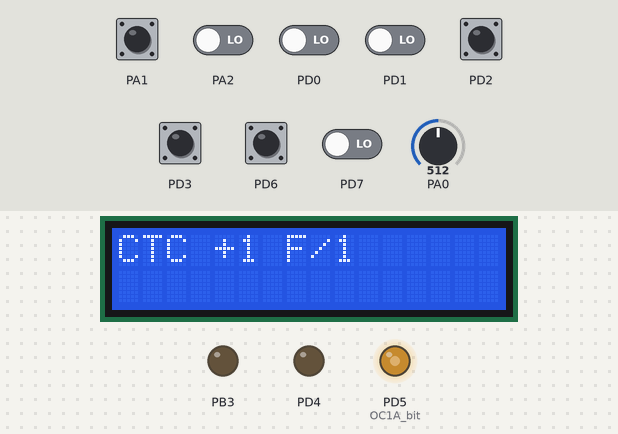
The program below on a simulated ATmega16, built with avr-gcc and emulated at 16 MHz. Parts: 16×2 character LCD, output pins drawn as LEDs (lit = HIGH). Wiring (inferred from the names in the program): character LCD (HD44780): RS PC4; E PC6; data PC0, PC1, PC2, PC3. The test bench sets the inputs (shaded band); at power-on: PA1, PD2, PD3, PD6 HIGH, PA2, PD0, PD1, PD7 LOW, PA0 = 512. Pins used as bus, display or sensor lines are not drawn.

Above: at 1.2 s.
1.3 s: PD2 pulled LOW for 0.15 s
At 2.7 s:
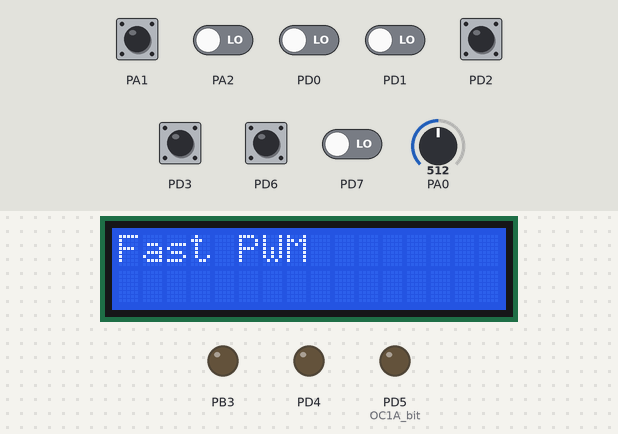
3.0 s: PA2 driven HIGH
4.5 s: PD2 pulled LOW for 1 s
At 6.6 s:
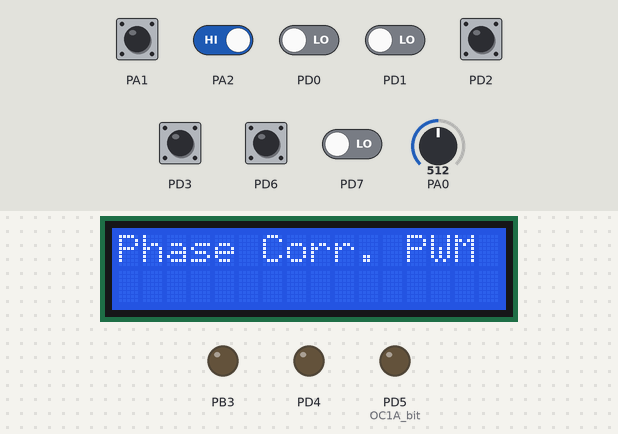
7.1 s: PA2 driven LOW
At 8.4 s:
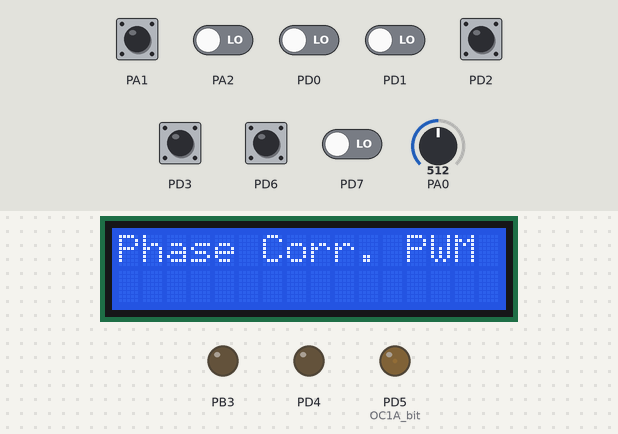
Timing chart, 0 to 9.6 s (numbered marks = the images above; inputs shaded):
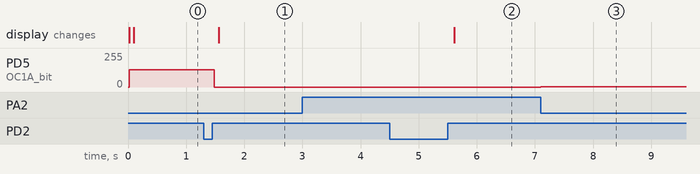

The program:

Main.cpp
```cpp
#include "Main.h"
PWM pwm;

int main( void )
{
	peiph_init();
	lcd_init();

	sei();

	pwm.set_mode_pwm(PWM::CTC);
	while(1)
	{

	}
}

bool push_button (const uint8_t PINX, const uint8_t pin_number, Button &but)
{
	if (!(PINX & 1<<pin_number))
		but.detect = true;
	else
		if ((but.detect == true) && !(but.time ? but.time-- : 0))
		{
			but.time = 70;
			but.detect = false;
			return true;
		}
	return false;
}
```

Main.h
```cpp
#ifndef MAIN_H_
#define MAIN_H_

#define F_CPU 16000000UL

#include <avr/io.h>
#include <avr/interrupt.h>
#include <stdint.h>
#include <stdlib.h>
#include <util/delay.h>
#include <stdio.h>
#include "periph_init.h"
#include "PWM.h"
#include "periodic.h"
#include "LCD/hd44780.h"
#include "screen.h"


#define BIT0 (1<<0)
#define BIT1 (1<<1)
#define BIT2 (1<<2)
#define BIT3 (1<<3)
#define BIT4 (1<<4)
#define BIT5 (1<<5)
#define BIT6 (1<<6)
#define BIT7 (1<<7)


struct Button
{
	bool	detect;
	uint8_t time;
};

/*** Ôóíêöèÿ ïðîâåðêè íàæàòèÿ êíîïêè, åñëè íàæàòà -> çàäåðæêà n òàêòîâ, ïî èñòå÷åíèè âîçâðàùàåò true. Åñëè íå íàæàòà false ***/
// const uint8_t PINX		- èìÿ ïîðòà
// const uint8_t pin_number	- íîìåð ïèíà íà êîòîðîì óñòàíîâëåíà êíîïêà
// Button &but				- ñòðóêòóðà ñîäåðæàùàÿ ôëàã ñðàáàòûâàíèÿ êíîïêè è âðåìÿ çàäåðæêè
bool push_button (const uint8_t PINX, const uint8_t pin_number, Button &but);
#endif
```

PWM.cpp
```cpp
#include "PWM.h"

PWM::PWM()
{
	mode = INITIAL;

	FastPWM_settings._TCCR1A = 0<<WGM11 | 1<< WGM10 | 1<<COM1A1 | 0<<COM1A0;
	FastPWM_settings._TCCR1B = 0<<WGM13 | 1<< WGM12 | 0<<CS12	| 0<<CS11	| 1<<CS10;
	FastPWM_settings._OCR1AH = 0;
	FastPWM_settings._OCR1AL = 0;

	CTC_settings._TCCR1A = 0<<WGM11 | 0<< WGM10 | 0<<COM1A1 | 1<<COM1A0;
	CTC_settings._TCCR1B = 0<<WGM13 | 1<< WGM12 | 0<<CS12	| 0<<CS11	| 1<<CS10;
	CTC_settings._OCR1AH = 0;
	CTC_settings._OCR1AL = 0;

	PhaseCorrect_settings._TCCR1A = 0<<WGM11 | 1<< WGM10 | 1<<COM1A1 | 0<<COM1A0;
	PhaseCorrect_settings._TCCR1B = 0<<WGM13 | 0<< WGM12 | 0<<CS12	 | 0<<CS11	| 1<<CS10;
	PhaseCorrect_settings._OCR1AH = 0;
	PhaseCorrect_settings._OCR1AL = 0;

	PhaseCorrectFreq_settings._TCCR1A = 0<<WGM11 | 1<< WGM10 | 1<<COM1A1 | 0<<COM1A0;
	PhaseCorrectFreq_settings._TCCR1B = 1<<WGM13 | 0<< WGM12 | 0<<CS12	 | 0<<CS11	| 1<<CS10;
	PhaseCorrectFreq_settings._OCR1AH = 0;
	PhaseCorrectFreq_settings._OCR1AL = 0;


	TCCR1A = 0;
	TCCR1B = 0;
	TCNT1H = 0;	TCNT1L = 0;									// îáíóëåíèå ñ÷¸òíîãî ðåãèñòðà
	OCR1AH = 0;	OCR1AL = 0;									// îáíóëåíèå ðåãèñòðà ñðàâíåíèÿ âûõîäíîãî ñèãíàëà

	DDRD	|=	OC1A_bit;									// OC1A ON
	prescaller_value = 1;
}

// âûáîð äåëåíèÿ âõîäíîé ÷àñòîòû
void PWM::set_prescaler(const uint8_t &state)
{
	TCCR1B &=~ ((1<<CS12) | (1<<CS11) | (1<<CS10));
	switch(state)
	{
		case 0: TCCR1B |= (0<<CS12) | (0<<CS11) | (1<<CS10); prescaller_value = 1;  break;	// clk/1
		case 1: TCCR1B |= (0<<CS12) | (1<<CS11) | (0<<CS10); prescaller_value = 8;	break;	// clk/8
		case 2: TCCR1B |= (0<<CS12) | (1<<CS11) | (1<<CS10); prescaller_value = 64; break;	// clk/32
		case 3: TCCR1B |= (1<<CS12) | (0<<CS11) | (0<<CS10); prescaller_value = 256;break;	// clk/64
		case 4:	TCCR1B |= (1<<CS12) | (0<<CS11) | (1<<CS10); prescaller_value = 1024;break;	// clk/128
	}
}

uint16_t PWM::get_prescaler_value() const
{
	return prescaller_value;
}

void PWM::save_settings()
{
	settings *tmp;
	tmp = select_mode(mode);
	tmp->_OCR1AH = OCR1AH;
	tmp->_OCR1AL = OCR1AL;
	tmp->save	 = true;
}

void PWM::set_mode_pwm(_MODE _M)
{
	save_settings();
	mode = _M;
	settings *mode_setting;
	mode_setting = select_mode(mode);

	TCCR1A = mode_setting->_TCCR1A;
	TCCR1B = mode_setting->_TCCR1B;

	if (mode_setting->save)
	{
		OCR1AH = mode_setting->_OCR1AH;
		OCR1AL = mode_setting->_OCR1AL;
	}
	else
	{
		OCR1AH = 0;
		OCR1AL = 0;
	}
}

settings* PWM::select_mode(const uint8_t &mode)
{
	settings* tmp;
	switch(mode)
	{
		case FAST_PWM:				tmp = &FastPWM_settings;			break;
		case CTC:					tmp = &CTC_settings;				break;
		case PHASE_CORRECT:			tmp = &PhaseCorrect_settings;		break;
		case PHASE_FREQ_CORRECT:	tmp = &PhaseCorrectFreq_settings;	break;
		default: return 0;
	}
	return tmp;
}


PWM::~PWM()
{
	TIMSK	&=~ (1<<OCIE1A);
	TCCR1A	= 0;
	TCCR1B	= 0;
	DDRD	&=~ OC1A_bit;
	TCNT1H	= 0;	TCNT1L = 0;									// îáíóëåíèå ñ÷¸òíîãî ðåãèñòðà
	OCR1AH	= 0;	OCR1AL = 0;									// îáíóëåíèå ðåãèñòðà ñðàâíåíèÿ âûõîäíîãî ñèãíàëà
}
```

PWM.h
```cpp
#ifndef __PWM_H__
#define __PWM_H__

#include <stdint.h>
#include "avr/io.h"


#define BIT0 (1<<0)
#define BIT1 (1<<1)
#define BIT2 (1<<2)
#define BIT3 (1<<3)
#define BIT4 (1<<4)
#define BIT5 (1<<5)
#define BIT6 (1<<6)
#define BIT7 (1<<7)

#define OC1A_bit (1<<5)
#define OC1B_bit (1<<4)

struct settings
{
	uint8_t _TCCR1A;
	uint8_t _TCCR1B;
	uint8_t _OCR1AH;
	uint8_t _OCR1AL;
	bool	save;
};

class PWM
{
private:
	uint8_t mode :3;
	uint16_t prescaller_value;
	settings CTC_settings;
	settings FastPWM_settings;
	settings PhaseCorrect_settings;
	settings PhaseCorrectFreq_settings;
	settings* select_mode(const uint8_t &mode);
	void save_settings();

public:
	enum _MODE {INITIAL = 0, FAST_PWM, PHASE_CORRECT,PHASE_FREQ_CORRECT, CTC};
	PWM();
	uint16_t get_prescaler_value() const;
	void set_prescaler(const uint8_t &state);
	void set_mode_pwm(_MODE _M);
	~PWM();
};

#endif //__PWM_H__
```

periodic.cpp
```cpp
#include "periodic.h"

#define LED_FLASHING PORTD ^= BIT4

bool refresh_lcd = false;
uint8_t tim_150ms = 150;

extern PWM	pwm;
uint16_t coeff = 1;
States state = {0,0,0};
Button freq_div = {0,70};
Button mult_div = {0,70};
Button pwm_mode_select = {0,70};
Encoder enc = {0,0,0};

/* Äèñïåò÷åð */
ISR(TIMER2_COMP_vect)
{
	TCNT0 = 0;
	//äåëèòåëü clk
	if(push_button(PIND, 6, freq_div))
	{
		if(++state.prescaller > 4)
			state.prescaller = 0;
		pwm.set_prescaler(state.prescaller);
		refresh_lcd = false;
	}

	//êîýôô. èíêðåìåíòà
	if (push_button(PIND, 3, mult_div))
	{
		if(++state.coeff > 3)
			state.coeff = 0;
		switch(state.coeff)
		{
			case 0: coeff = 1;		break;
			case 1: coeff = 10;		break;
			case 2: coeff = 100;	break;
			case 3: coeff = 1000;	break;
		}
		refresh_lcd = false;
	}

	//âûáîð ðåæèìà ØÈÌ
	if(push_button(PIND, 2, pwm_mode_select))
	{
		if(++state.pwm_mode > 2)
			state.pwm_mode = 0;
		switch(state.pwm_mode)
		{
			case 0: pwm.set_mode_pwm(PWM::CTC);				break;
			case 1: pwm.set_mode_pwm(PWM::FAST_PWM);		break;
			case 2: pwm.set_mode_pwm(PWM::PHASE_CORRECT);	break;
			//case 3: pwm.set_mode_pwm(PWM::PHASE_FREQ_CORRECT);	lcd_puts(" "); lcd_goto(4);	break;
		}
		refresh_lcd = false;
	}

	//ïðîâåðêà ýíêîäåðà
	if((!(PINA & BIT1) || !(PINA & BIT2)) || (enc.detect == true))
	{
		if(enc.init == false)
		{
			enc.detect = true;
			uint16_t tmp = OCR1AH<<8 | OCR1AL;

			if(PINA & BIT1)
			{
				if(coeff <= 0xFFFF - tmp)
				{
					tmp += coeff;
					OCR1AH = (uint8_t)(tmp>>8);
					OCR1AL = (uint8_t)tmp;
				}
				else
				{
					OCR1AH = 0xFF;
					OCR1AL = 0xFF;
				}
			}
			else
			{
				if(tmp >= coeff)
				{
					tmp -= coeff;
					OCR1AH = (uint8_t)(tmp>>8);
					OCR1AL = (uint8_t)tmp;
				}
				else
				{
					OCR1AH = 0x00;
					OCR1AL = 0x00;
				}
			}

			enc.delay = 10;
			enc.init = true;
		}
		if((PINA & BIT1) && (PINA & BIT2) && !(enc.delay ? --enc.delay : 0))
		{
			enc.detect = false;
			enc.init = false;
			refresh_lcd = false;
		}
	}


	//1 ðàç â 100 ìñ
	if((refresh_lcd == false) && (!tim_150ms--))
	{
		refresh_lcd = screen_refresh();		//îáíîâëåíèå lcd
		tim_150ms = 150;
	}


	// çàïóñê ïðåîáðàçîâàíèé ADC
	if(!(ADCSRA & 1<<ADSC))
	{

	}
	ADCSRA |= 1<<ADSC;
}
```

periodic.h
```cpp
#ifndef PERIODIC_H_
#define PERIODIC_H_

#include "Main.h"
struct States
{
	uint8_t	prescaller	:3;
	uint8_t	coeff		:3;
	uint8_t	pwm_mode	:3;
};

struct Encoder
{
	bool	detect;
	bool	init;
	uint8_t delay;
};

ISR(TIMER0_COMP_vect);

#endif
```

periph_init.cpp
```cpp
#include "periph_init.h"

void peiph_init()
{
	DDRB =	BIT3;									// ØÈÌ
	DDRD =	BIT4 | BIT5;							// ñâåòîäèîäû
	PORTD = BIT2 | BIT3 | BIT6;						// êíîïêè
	PORTB = BIT1 | BIT2;							// ýíêîäåð

	//External interrupt initial
	//GICR =	(1<<INT0);								// PD2(16)
	//MCUCR =	(1<<ISC01) | (0<<ISC00);				// ïî ñïàäó

	//ADC initial
	ADMUX	=	(1<<ADLAR)|							// âûðàâíèâàíèå ïî ëåâîìó êðàþ
				(0<<REFS1)|(1<<REFS0);				// îïîðíîå íàïðÿæåíèå îò âíåøíåãî èñòî÷íèêà ïèòàíèÿ

	SFIOR	=	(0<<ADTS2)|(0<<ADTS1)|(0<<ADTS0);	// ïðåîáðàçîâàíèå ïî ïðåðûâàíèþ TIM0 OCR0

	ADCSRA	=	(1<<ADEN); 							// ADC ON
				//(1<<ADSC) |						// âêëþ÷åíèå ïðåîáðàçîâàíèÿ (ñáðàñûâàåòñÿ ïî îêîí÷àíèþ)
				//(1<<ADATE);						// àâòîìàòè÷åñêîå âêëþ÷åíèå ïðåîáðàçîâàíèé

	//TIM2 initial periodic system timer
	TIMSK |= (1<<OCIE2);							// ïðåðûâàíèå ïî ñðàâíåíèþ
	TCCR2 = (1<<FOC2) |								// ðåæèì NORMAL
			(0<<CS22) |(1<<CS21) |(1<<CS20);		// clk/256
	TCNT2 = 0;										// îáíóëåíèå ñ÷¸òíîãî ðåãèñòðà
	OCR2  = 125;									// ðåãèñòð ñðàâíåíèÿ


	//TIM0 initial
/*	TIMSK = (1<<OCIE0);
	TCCR0 = (1<<FOC0) |
			(0<<CS02) |(1<<CS01) |(1<<CS00);
	TCNT0 = 0;
	OCR0  = 125;
*/

}

	
```

periph_init.h
```cpp
#ifndef PERIPH_INIT_H_
#define PERIPH_INIT_H_

#include "PWM.h"

#define BIT0 (1<<0)
#define BIT1 (1<<1)
#define BIT2 (1<<2)
#define BIT3 (1<<3)
#define BIT4 (1<<4)
#define BIT5 (1<<5)
#define BIT6 (1<<6)
#define BIT7 (1<<7)

void peiph_init();

#endif
```

screen.cpp
```cpp
#include "screen.h"

extern PWM pwm;
extern States state;
extern uint16_t coeff;

bool screen_refresh()
{
	uint32_t tmp;
	const uint16_t div = pwm.get_prescaler_value();
	double tmpL;
	char buff[5];


	lcd_clrscr();
	lcd_goto(0);
	switch(state.pwm_mode)
	{
		case 0:
			sprintf(buff,"CTC +%u F/%u ",coeff, div);
			lcd_puts(buff);
			lcd_goto(40);
			tmp = OCR1AH<<8 | OCR1AL;
			tmpL = 2000 * (tmp+1);
			if (tmpL <= F_CPU/div)
			{
				tmpL = F_CPU / (tmpL*div);
				sprintf(buff,"Frq: %0.3f",tmpL);
				lcd_puts(buff);
				lcd_puts("KHz");
			}
			else
			{
				if(!(tmp = F_CPU/(2*div*(tmp+1))))
					tmp = 1;
				sprintf(buff,"Frq: %lu", tmp);
				lcd_puts(buff);
				lcd_puts("Hz");
			}


		break;
		case 1:	lcd_puts("Fast PWM "); lcd_goto(40); lcd_puts("Freq: ");		break;
		case 2:	lcd_puts("Phase Corr. PWM "); lcd_goto(40); lcd_puts("Freq: ");	break;
	}

		return true;
}
```

screen.h
```cpp
#ifndef SCREEN_H_
#define SCREEN_H_

#include "Main.h"

bool screen_refresh();


#endif /* SCREEN_H_ */
```

hd44780_settings.h
```cpp
#ifndef HD44780_SETTINGS_H
#define HD44780_SETTINGS_H


#ifndef F_CPU
#define F_CPU                    16000000     // Set Clock Frequency
#endif

#define USE_ADELAY_LIBRARY       0           // Set to 1 to use my ADELAY library, 0 to use internal delay functions
#define LCD_BITS                 4           // 4 for 4 Bit I/O Mode, 8 for 8 Bit I/O Mode
#define RW_LINE_IMPLEMENTED      0           // 0 for no RW line (RW on LCD tied to ground), 1 for RW line present
#define WAIT_MODE                0           // 0=Use Delay Method (Faster if running <10Mhz)
                                             // 1=Use Check Busy Flag (Faster if running >10Mhz) ***Requires RW Line***
#define DELAY_RESET              15         // in mS

#if (LCD_BITS==8)                            // If using 8 bit mode, you must configure DB0-DB7
  #define LCD_DB0_PORT           PORTC
  #define LCD_DB0_PIN            0
  #define LCD_DB1_PORT           PORTC
  #define LCD_DB1_PIN            1
  #define LCD_DB2_PORT           PORTC
  #define LCD_DB2_PIN            2
  #define LCD_DB3_PORT           PORTC
  #define LCD_DB3_PIN            3
#endif
#define LCD_DB4_PORT             PORTC       // If using 4 bit omde, you must configure DB4-DB7
#define LCD_DB4_PIN              0
#define LCD_DB5_PORT             PORTC
#define LCD_DB5_PIN              1
#define LCD_DB6_PORT             PORTC
#define LCD_DB6_PIN              2
#define LCD_DB7_PORT             PORTC
#define LCD_DB7_PIN              3

#define LCD_RS_PORT              PORTC       // Port for RS line
#define LCD_RS_PIN               4           // Pin for RS line

#define LCD_RW_PORT              PORTC       // Port for RW line (ONLY used if RW_LINE_IMPLEMENTED=1)
#define LCD_RW_PIN               5           // Pin for RW line (ONLY used if RW_LINE_IMPLEMENTED=1)

#define LCD_DISPLAYS             1           // Up to 4 LCD displays can be used at one time
                                             // All pins are shared between displays except for the E
                                             // pin which each display will have its own

                                             // Display 1 Settings - if you only have 1 display, YOU MUST SET THESE
#define LCD_DISPLAY_LINES        2           // Number of Lines, Only Used for Set I/O Mode Command
#define LCD_E_PORT               PORTC       // Port for E line
#define LCD_E_PIN                6           // Pin for E line

#if (LCD_DISPLAYS>=2)                        // If you have 2 displays, set these and change LCD_DISPLAYS=2
  #define LCD_DISPLAY2_LINES     2           // Number of Lines, Only Used for Set I/O Mode Command
  #define LCD_E2_PORT            PORTC       // Port for E line
  #define LCD_E2_PIN             5           // Pin for E line
#endif

#if (LCD_DISPLAYS>=3)                        // If you have 3 displays, set these and change LCD_DISPLAYS=3
  #define LCD_DISPLAY3_LINES     2           // Number of Lines, Only Used for Set I/O Mode Command
  #define LCD_E3_PORT            PORTC       // Port for E line
  #define LCD_E3_PIN             5           // Pin for E line
#endif

#if (LCD_DISPLAYS>=4)                        // If you have 4 displays, set these and change LCD_DISPLAYS=4
  #define LCD_DISPLAY4_LINES     2           // Number of Lines, Only Used for Set I/O Mode Command
  #define LCD_E4_PORT            PORTC       // Port for E line
  #define LCD_E4_PIN             5           // Pin for E line
#endif

#endif
```

hd44780.h
```cpp
/*****************************************************************************
Title  :   HD44780 Library
Author :   SA Development
Version:   1.11
*****************************************************************************/
#ifdef __cplusplus
extern "C" {
#endif


#ifndef HD44780_H
#define HD44780_H

#include "hd44780_settings.h"
#include "inttypes.h"

//LCD Constants for HD44780
#define LCD_CLR                 0    // DB0: clear display

#define LCD_HOME                1    // DB1: return to home position

#define LCD_ENTRY_MODE          2    // DB2: set entry mode
#define LCD_ENTRY_INC           1    // DB1: 1=increment, 0=decrement
#define LCD_ENTRY_SHIFT         0    // DB0: 1=display shift on

#define LCD_DISPLAYMODE         3    // DB3: turn lcd/cursor on
#define LCD_DISPLAYMODE_ON      2    // DB2: turn display on
#define LCD_DISPLAYMODE_CURSOR  1    // DB1: turn cursor on
#define LCD_DISPLAYMODE_BLINK   0    // DB0: blinking cursor

#define LCD_MOVE                4    // DB4: move cursor/display
#define LCD_MOVE_DISP           3    // DB3: move display (0-> cursor)
#define LCD_MOVE_RIGHT          2    // DB2: move right (0-> left)

#define LCD_FUNCTION            5    // DB5: function set
#define LCD_FUNCTION_8BIT       4    // DB4: set 8BIT mode (0->4BIT mode)
#define LCD_FUNCTION_2LINES     3    // DB3: two lines (0->one line)
#define LCD_FUNCTION_10DOTS     2    // DB2: 5x10 font (0->5x7 font)

#define LCD_CGRAM               6    // DB6: set CG RAM address
#define LCD_DDRAM               7    // DB7: set DD RAM address

#define LCD_BUSY                7    // DB7: LCD is busy

void lcd_init();
void lcd_command(uint8_t cmd);

void lcd_clrscr();
void lcd_home();
void lcd_goto(uint8_t pos);

#if RW_LINE_IMPLEMENTED==1
uint8_t lcd_getc();
#endif

void lcd_putc(char c);
void lcd_puts(const char *s);
void lcd_puts_P(const char *progmem_s);
#if (LCD_DISPLAYS>1)
void lcd_use_display(int ADisplay);
#endif

#endif


#ifdef __cplusplus
}
#endif
```

Source omitted: hd44780.c (21656 bytes)

Measured:
- after the input at 1.3 s, PD5 (OC1A_bit): 128/255 → 0/255 after 0.19 s; the display: changes after 0.27 s (image 1)
- after the input at 3.0 s, every drawn part: stays the same
- after the input at 4.5 s, the display: changes after 1.1 s (image 2)
- after the input at 7.1 s, PD5 (OC1A_bit): 0/255 → 1/255 at once
